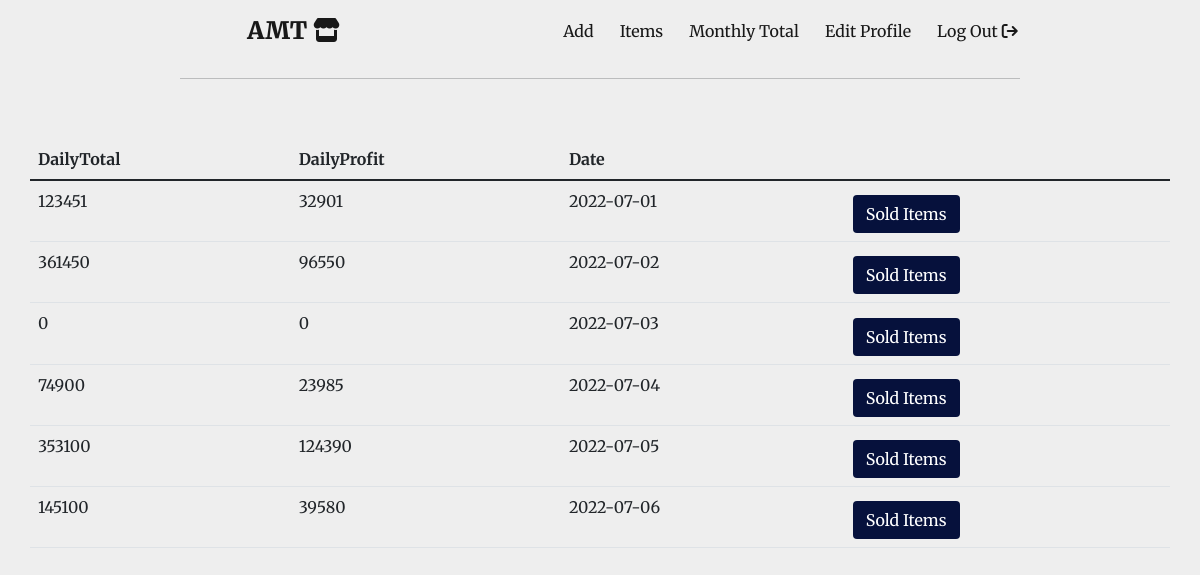
Page /daily_total/2022-07-01 (signed in) on the committed database.
### main.py (models this page shows)
class DailyTotal(db.Model):
    id = db.Column(db.Integer, primary_key=True)
    daily = db.Column(db.Integer, nullable=False)
    daily_profit = db.Column(db.Float, nullable=False)
    date = db.Column(db.Date, nullable=False)

### main.py (the view)
@app.route('/daily_total/<year_month>')
def daily_total(year_month):
    requested_year, requested_month = int(year_month.split('-')[0]), int(year_month.split('-')[1])
    start_date = datetime.date(datetime.strptime(f'{requested_year}-{requested_month}', '%Y-%m'))
    if (requested_year % 400 == 0) and (requested_year % 100 == 0) and requested_month == 2:
        end_date = datetime.strptime(f'{requested_year}-{requested_month}-29', '%Y-%m-%d')
    elif (requested_year % 4 == 0) and (requested_year % 100 != 0) and requested_month == 2:
        end_date = datetime.strptime(f'{requested_year}-{requested_month}-29', '%Y-%m-%d')
    elif requested_month in [4, 6, 9, 11]:
        end_date = datetime.strptime(f'{requested_year}-{requested_month}-30', '%Y-%m-%d')
    else:
        end_date = datetime.strptime(f'{requested_year}-{requested_month}-31', '%Y-%m-%d')
    sold_item = Sale.query.filter_by(date=datetime.now().date()).all()
    first_daily_total = DailyTotal.query.filter_by(date=datetime.now().date()).all()
    total_money, total_profit = 0, 0
    for i in sold_item:
        total_money += float(i.price)
        total_profit += float(i.total)
    if not first_daily_total:
        add_total = DailyTotal(
            daily=total_money,
            daily_profit=total_profit,
            date=datetime.now()
        )
        db.session.add(add_total)
        db.session.commit()
    else:
        for i in first_daily_total:
            i.daily = total_money
            i.daily_profit = total_profit
            i.date = datetime.now()
            db.session.commit()
    new_total = DailyTotal.query.filter(DailyTotal.date.between(start_date, end_date)).all()
    return render_template('daily_total.html', total=new_total)

### main.py (called while the page is built)
@login_manager.user_loader
def load_user(user):
    return User.query.get(int(user))

### templates/daily_total.html
{% include 'header.html' %}
<table class="table container sale-table">
    <thead>
    <tr>
        <th scope="col">DailyTotal</th>
        <th scope="col">DailyProfit</th>
        <th scope="col">Date</th>
    </tr>
    </thead>
    <tbody>
    {% for i in total %}
    <tr>
        <td>
            {% set daily = i.daily|float %}
            {% if daily.is_integer() %}
            {{ daily|int }}
            {% else %}
            {{ daily }}
            {% endif %}
        </td>
        <td>{% if i.daily_profit.is_integer() %}
            {{ i.daily_profit|int }}
            {% else %}
            {{ i.daily_profit }}
            {% endif %}
        </td>
        <td>{{ i.date }}</td>
        <td><a class='btn search-button' id="submit" href="{{ url_for('sold_items', date=i.date) }}">Sold Items</a></td>
    </tr>
    {% endfor %}
    </tbody>
</table>
{% include 'footer.html' %}

### static/css/styles.css (style rules this page uses)
body { background-color: #EEEEEE; font-family: 'Merriweather', serif; }
a { text-decoration: none; color: white; }
#submit { margin-top: 2%; font-family: 'Merriweather', serif; background-color: #06113C; color: white; }
.sale-table { margin-top: 5%; }

### rows in the picture
DailyTotal: daily "123451", daily_profit "32901", date "2022-07-01"
DailyTotal: daily "361450", daily_profit "96550", date "2022-07-02"
DailyTotal: daily "0", daily_profit "0", date "2022-07-03"
DailyTotal: daily "74900", daily_profit "23985", date "2022-07-04"
DailyTotal: daily "353100", daily_profit "124390", date "2022-07-05"
DailyTotal: daily "145100", daily_profit "39580", date "2022-07-06"
